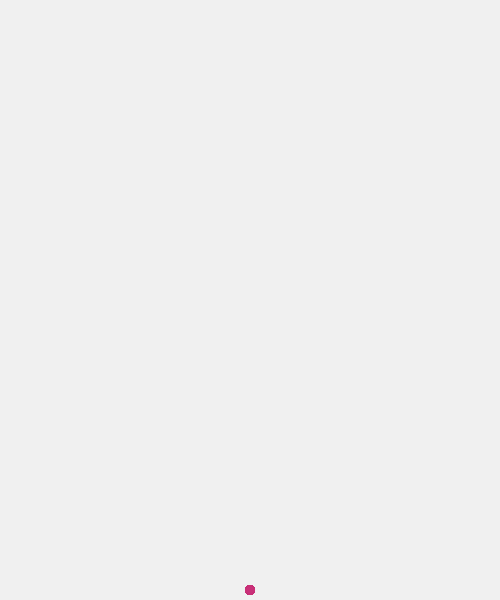
Frame 1 (no input)
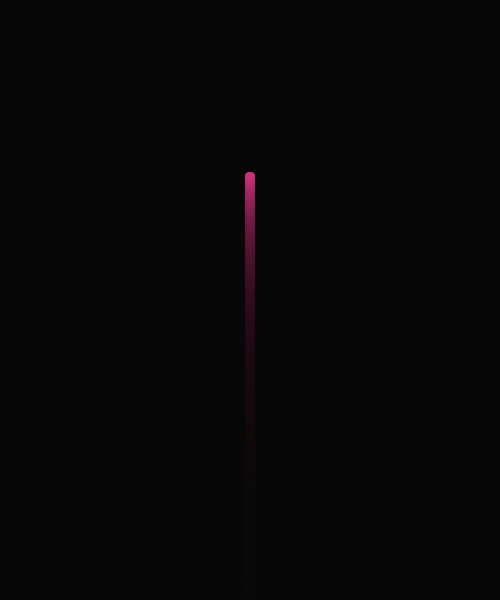
Frame 60 (no input)
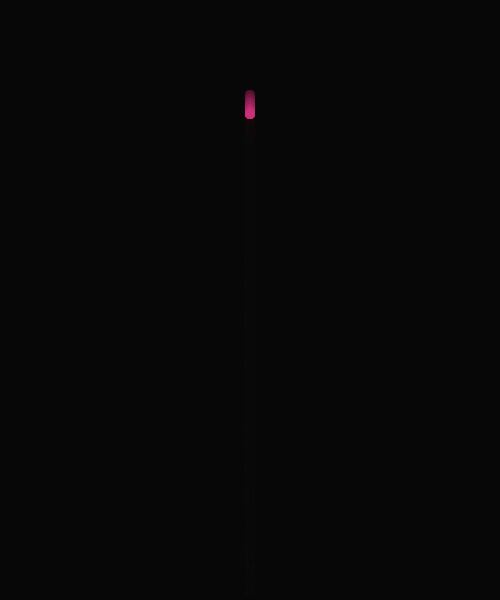
Frame 120 (the mouse pressed at the canvas centre since frame 60)

The p5.js sketch that drew these frames (run headless with seeded random() and noise() and a simulated clock; from frame 60 on, the mouse is pressed at the canvas centre):

// p5.js sketch
// ── sketch.js
var circles = [];

function setup() {
  createCanvas(500, 600);
  for (var i = 0; i < 300; i++) {
    circles[i] = new Circle(width / 2, height, -10);
  }
}
function draw() {
  background(0,15);
  for (var i = 0; i < circles.length; i++) {
    var c = circles[i];
    c.update();
    c.applyGravity(0.1);
    c.display();
  }
}
function keyPressed() {
  for (var i = 0; i < circles.length; i++) {
    var c = circles[i];
    c.explode();
  }
}
// ── Circle.js
"use strict";

class Circle {
  constructor(_x, _y, _velY) {
    this.x = _x;
    this.y = _y;
    this.dia = random(5,10);
    this.velX = 0;
    this.velY = _velY;
    this.isExploded = false;
    this.angle = random(PI * 2);
    this.angleVel = random(0.05, 0.10);
    this.count = 0;
  }
  update() {
    this.x += this.velX;
    this.y += this.velY;
    if (this.isExploded) {
      this.velX *= 0.95;
      this.velY *= 0.95;
      this.count ++;
    }
  }
  applyGravity(g) {
    this.velY += g;
  }
  explode() {
    this.isExploded = true;
    this.velX = random(-10,10);
    this.velY = random(-10,10);
  }
  display() {
    push();
    //blendMode(ADD);
    translate(this.x, this.y);
    rotate(frameCount*this.angleVel + this.angle);
    noStroke();
    fill(200, 50 ,120, 150);
    ellipse(this.count,0, this.dia, this.dia);
    pop();
  }
}
